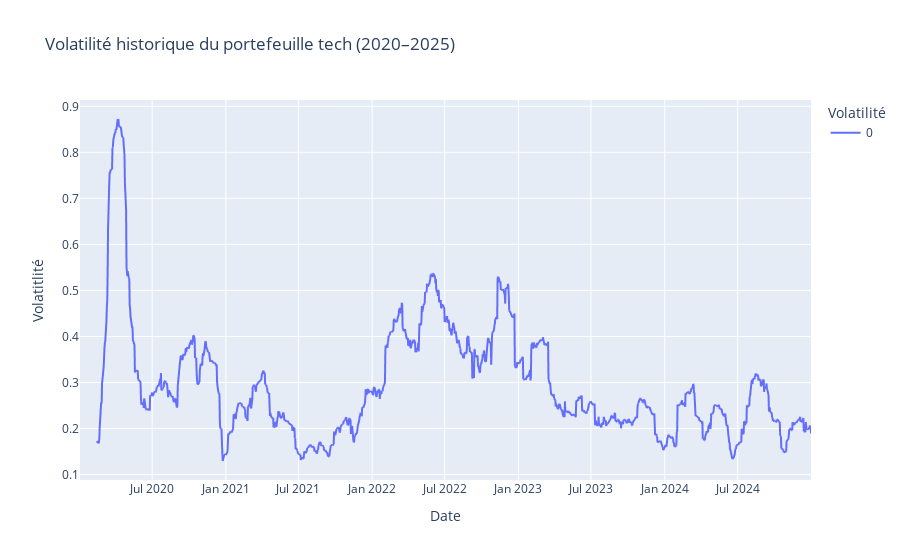

Notebook cell for this chart:
### Code cell
fig = px.line(rolling_volatility, 
              title = "Volatilité historique du portefeuille tech (2020–2025)",
             labels = {"value": "Volatitlité", "Date" : "Date", "variable" : "Volatilité"})
fig.show()

### Figure 1 — Plotly figure (JSON) as saved in the notebook; plotly's stock layout.template omitted (floating-point values rounded to 4 significant figures; data arrays with more than 128 entries replaced by an {"elided": "..."} marker saying what was removed)
{"data": [{"hovertemplate": "Volatilité=0<br>Date=%{x}<br>Volatitlité=%{y}<extra></extra>", "legendgroup": "0", "line": {"color": "#636efa", "dash": "solid"}, "marker": {"symbol": "circle"}, "mode": "lines", "name": "0", "showlegend": true, "type": "scattergl", "x": {"elided": "1257 str values"}, "xaxis": "x", "y": {"elided": "1257 float values"}, "yaxis": "y"}], "layout": {"autosize": true, "legend": {"title": {"text": "Volatilité"}, "tracegroupgap": 0}, "title": {"text": "Volatilité historique du portefeuille tech (2020–2025)"}, "xaxis": {"anchor": "y", "autorange": true, "domain": [0, 1], "range": ["2020-01-03", "2024-12-31"], "title": {"text": "Date"}, "type": "date"}, "yaxis": {"anchor": "x", "autorange": true, "domain": [0, 1], "range": [0.08806, 0.9137], "title": {"text": "Volatitlité"}, "type": "linear"}}}
